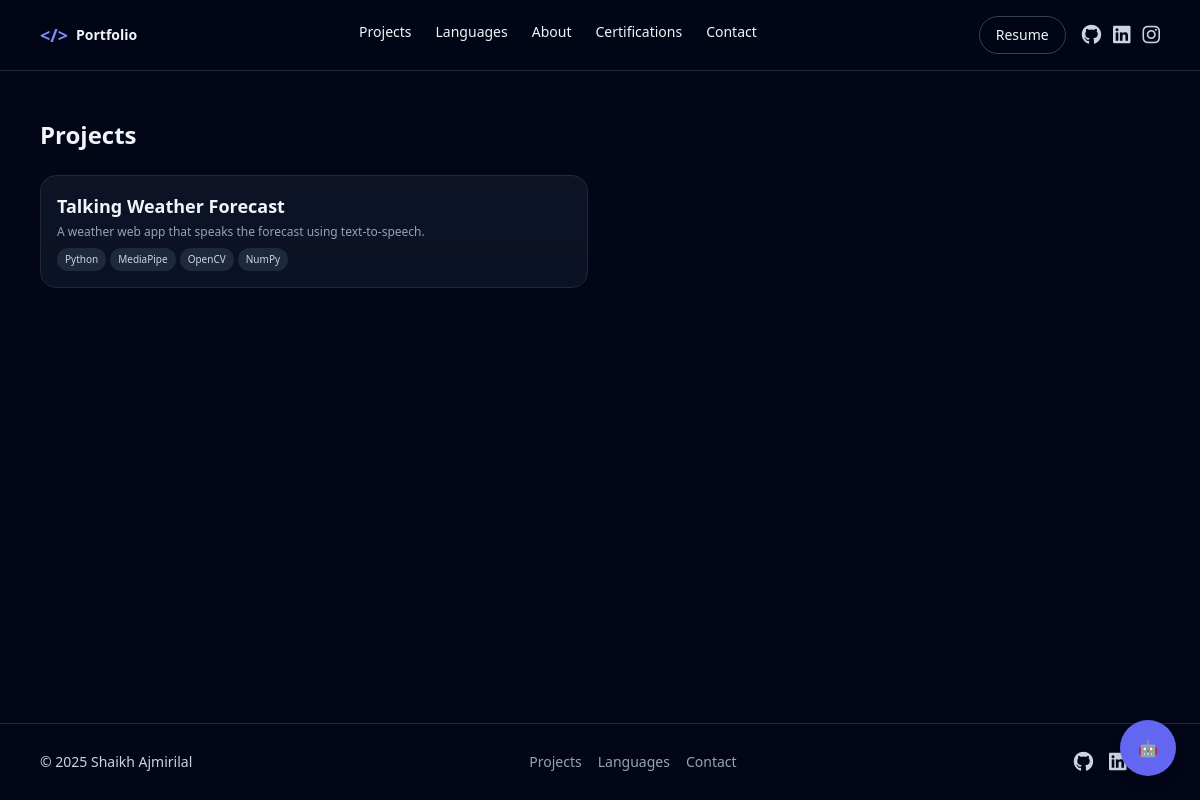
The page /projects/ on the database as committed earlier.
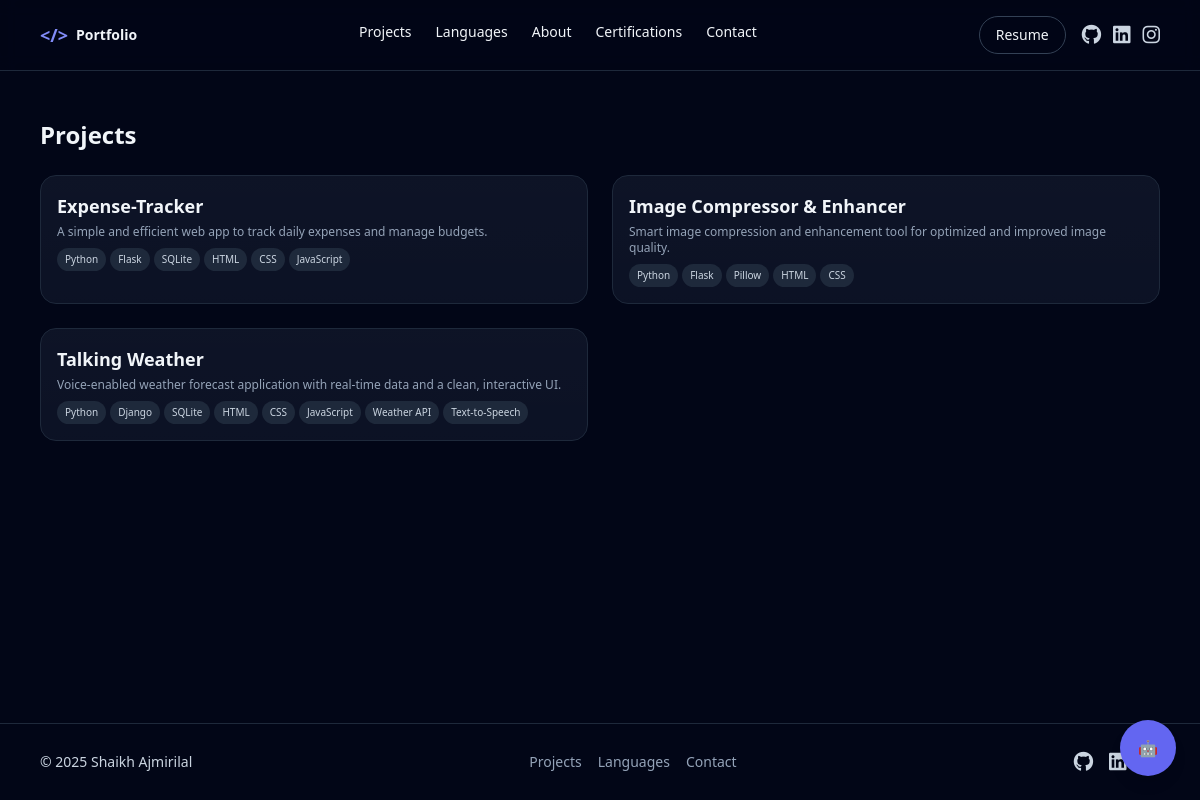
The same page on the database as committed later.
### core/models.py (models this page shows, shortened)
class Project(models.Model):
    title = models.CharField(max_length=150)
    slug = models.SlugField(unique=True, blank=True)
    short_tagline = models.CharField(max_length=200, blank=True)
    description = models.TextField()
    tech_stack = models.CharField(max_length=255, help_text="Comma-separated, e.g. Python, Django, SQLite")
    github_url = models.URLField(blank=True, null=True)
    live_url = models.URLField(blank=True, null=True)
    is_featured = models.BooleanField(default=False)
    created_at = models.DateField(auto_now_add=True)
    def tech_list(self):
        return [t.strip() for t in self.tech_stack.split(',') if t.strip()]

### core/views.py (the view)
# urls.py: path('projects/', views.projects, name='projects'),
def projects(request):
    qs = []
    if Project is not None:
        try:
            qs = Project.objects.all().order_by('-id')
        except Exception:
            qs = []
    return render(request, "core/projects.html", {"projects": qs})

### core/templates/core/projects.html (shortened to what this page needs)
{% extends "core/base.html" %}
{% block content %}
<section class="max-w-6xl mx-auto px-4 py-12">
  <h1 class="text-2xl font-bold mb-6 reveal">Projects</h1>
  <div class="grid md:grid-cols-2 gap-6">
    {% for project in projects %}
      <a href="{% url 'project_detail' project.slug %}"
         class="project-card reveal p-4 rounded-2xl bg-slate-900/60 border border-slate-800" data-tilt>
        <h2 class="text-lg font-semibold mb-1">{{ project.title }}</h2>
        <p class="text-xs text-slate-400 mb-2">{{ project.short_tagline }}</p>
        <div class="flex flex-wrap gap-1 text-[10px] text-slate-300">
          {% for tech in project.tech_list %}
            <span class="px-2 py-1 rounded-full bg-slate-800">{{ tech }}</span>
          {% endfor %}
        </div>
      </a>
    {% empty %}
      <p class="text-slate-500 text-sm">No projects yet. Add some in the admin panel.</p>
    {% endfor %}
  </div>
</section>
{% endblock %}

### core/templates/core/base.html (shortened to what this page needs)
{% load static %}
<!DOCTYPE html>
<html lang="en">
<head>
  <script src="https://cdn.tailwindcss.com"></script>
  <link rel="stylesheet"
        href="https://cdnjs.cloudflare.com/ajax/libs/font-awesome/6.5.0/css/all.min.css"
 />
  <link rel="stylesheet" href="{% static 'css/main.css' %}">
</head>
<body class="bg-slate-950 text-slate-100 antialiased">
  <div id="site-wrapper" class="min-h-screen flex flex-col">
    <header class="sticky top-0 z-40 bg-slate-950/60 backdrop-blur border-b border-slate-800">
      <div class="max-w-6xl mx-auto px-4 py-4 flex items-center justify-between">
        <a href="{% url 'home' %}" class="flex items-center gap-2">
          <span class="text-indigo-400 text-lg font-bold">&lt;/&gt;</span>
          <span class="text-sm font-semibold">Portfolio</span>
        </a>
        <nav class="hidden md:flex gap-6 items-center text-sm">
          <a href="{% url 'projects' %}" class="nav-underline">Projects</a>
          <a href="{% url 'languages' %}" class="nav-underline">Languages</a>
          <a href="{% url 'about' %}" class="nav-underline">About</a>
          <a href="{% url 'certifications' %}" class="nav-underline">Certifications</a>
          <a href="{% url 'contact' %}" class="nav-underline">Contact</a>
        </nav>
        <div class="hidden md:flex items-center gap-4">
          <a href="{% url 'download_uploaded_resume' %}" class="px-4 py-2 rounded-full border border-slate-700 hover:border-indigo-400 text-sm">Resume</a>
          <div class="flex items-center gap-3 text-xl">
            <a href="https://github.com/shaikhajmir" target="_blank" class="text-slate-300 hover:text-indigo-400">
              <i class="fa-brands fa-github"></i>
            </a>
            <a href="https://www.linkedin.com/in/shaikh-ajmirilal-932878384"
               target="_blank" class="text-slate-300 hover:text-indigo-400">
              <i class="fa-brands fa-linkedin"></i>
            </a>
            <a href="https://www.instagram.com/_ajmir_x01" target="_blank" class="text-slate-300 hover:text-pink-400">
              <i class="fa-brands fa-instagram"></i>
            </a>
          </div>
        </div>
      </div>
    </header>
    <main id="main" class="flex-1">
      {% block content %}{% endblock %}
    </main>
    <footer class="border-t border-slate-800">
      <div class="max-w-6xl mx-auto px-4 py-6 flex flex-col md:flex-row items-center justify-between gap-4 text-sm text-slate-400">
        <div class="text-slate-300 font-medium">© 2025 Shaikh Ajmirilal</div>
        <div class="flex gap-4 text-center md:text-left">
          <a href="{% url 'projects' %}" class="hover:text-indigo-400">Projects</a>
          <a href="{% url 'languages' %}" class="hover:text-indigo-400">Languages</a>
          <a href="{% url 'contact' %}" class="hover:text-indigo-400">Contact</a>
        </div>
        <div class="flex gap-4 text-xl text-slate-300">
          <a href="https://github.com/shaikhajmir" target="_blank" class="hover:text-indigo-400">
            <i class="fa-brands fa-github"></i>
          </a>
          <a href="https://www.linkedin.com/in/shaikh-ajmirilal-932878384" target="_blank" class="hover:text-indigo-400">
            <i class="fa-brands fa-linkedin"></i>
          </a>
          <a href="https://www.instagram.com/_ajmir_x01" target="_blank" class="hover:text-pink-400">
          </a>
        </div>
      </div>
    </footer>
    <div id="chatbot-toggle"
         class="fixed bottom-6 right-6 w-14 h-14 rounded-full bg-indigo-500 shadow-lg flex items-center justify-center cursor-pointer hover:bg-indigo-400 transition z-50">
      🤖
    </div>
  </div>
</body>
</html>

### core/static/css/main.css (style rules this page uses)
:root { --accent-1: #6366f1; --accent-2: #a78bfa; --bg: #0b1220; }
html, body { height: 100%; }
body { -webkit-font-smoothing: antialiased; -moz-osx-font-smoothing: grayscale; }
.nav-underline { position: relative; padding-bottom: 6px; }
.nav-underline::after { content: ""; position: absolute; left: 0; bottom: 0; height: 2px; width: 0%; background: linear-gradient(90deg,var(--accent-1),var(--accent-2)); transition: width .28s ease; }
.reveal { opacity: 0; transform: translateY(12px) scale(.995); transition: opacity .6s cubic-bezier(.2,.9,.25,1), transform .6s cubic-bezier(.2,.9,.25,1); }
.reveal.show { opacity: 1; transform: translateY(0) scale(1); }
.project-card { background: linear-gradient(180deg, rgba(255,255,255,0.02), rgba(255,255,255,0.01)); border-radius: 16px; transition: transform .36s cubic-bezier(.2,.9,.25,1), box-shadow .36s cubic-bezier(.2,.9,.25,1); will-change: transform, box-shadow; }
#chatbot-toggle { animation: chatbot-float 2.6s ease-in-out infinite; }
:root { --accent-1:#6366f1; --accent-2:#a78bfa; --bg-dark:#040612; }
.reveal { opacity:0; transform: translateY(10px) scale(.995); transition: opacity .6s ease, transform .6s ease; }
.reveal.show { opacity:1; transform: translateY(0) scale(1); }

Rows that differ between the two databases and show on the page:
removed Project: title "Talking Weather Forecast", short_tagline "A weather web app that speaks the forecast using text-to-speech.", tech_list "Python" "MediaPipe" "OpenCV" "NumPy"
added Project: title "Expense-Tracker", short_tagline "A simple and efficient web app to track daily expenses and manage budgets.", tech_list "Python" "Flask" "SQLite" "HTML" "CSS" "JavaScript"
added Project: title "Image Compressor & Enhancer", short_tagline "Smart image compression and enhancement tool for optimized and improved image quality.", tech_list "Python" "Flask" "Pillow" "HTML" "CSS"
added Project: title "Talking Weather", short_tagline "Voice-enabled weather forecast application with real-time data and a clean, interactive UI.", tech_list "Python" "Django" "SQLite" "HTML" "CSS" "JavaScript" "Weather API" "Text-to-Speech"
